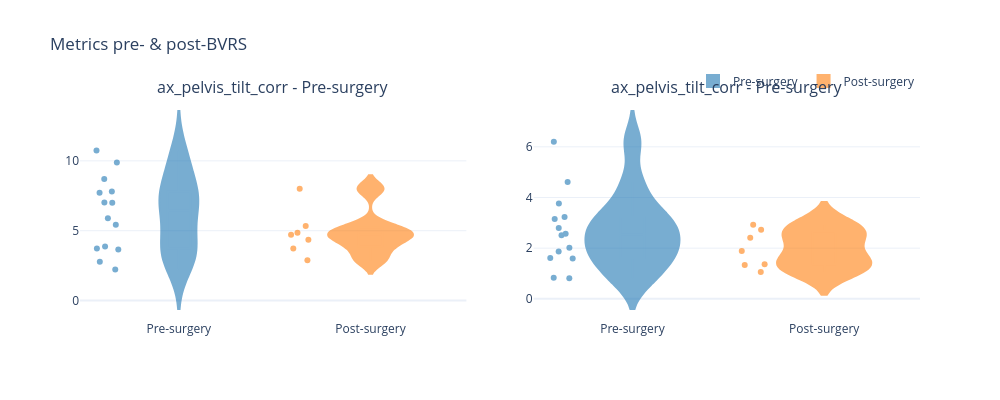

Here is the notebook cell this chart was saved with:
### Code cell
fig = (
    Ensembler(
        in_folder=fld,  channels=channels,
        n_rows=rows,  n_cols=cols,
        str_match=str_match,
        condition_spec=spec,
        events=events)
    .add_subplot(PlotSpec(
        channel="ax_pelvis_tilt_corr",
        condition = "Pre-surgery", companions = ["Post-surgery"],
        row=1, col=1,
        renderer=ViolinRenderer(),
        events=['impact_peak_mean'],)
    )
    .add_subplot(PlotSpec(
        channel="ax_pelvis_tilt_corr",
        condition="Pre-surgery", companions=["Post-surgery"],
        row=1, col=2,
        renderer=ViolinRenderer(),
        events=['loading_rate_mean'])
    )
    .build(title="Metrics pre- & post-BVRS")
)
fig.show()

### Figure 1 — Plotly figure (JSON) as saved in the notebook; plotly's stock layout.template omitted (floating-point values rounded to 4 significant figures)
{"data": [{"bandwidth": 1.418, "box": {"visible": true}, "fillcolor": "#1F77B4", "legendgroup": "Pre-surgery – impact_peak_mean", "line": {"color": "#1F77B4"}, "name": "Pre-surgery", "opacity": 0.6, "points": "all", "showlegend": true, "x": ["Pre-surgery", "Pre-surgery", "Pre-surgery", "Pre-surgery", "Pre-surgery", "Pre-surgery", "Pre-surgery", "Pre-surgery", "Pre-surgery", "Pre-surgery", "Pre-surgery", "Pre-surgery", "Pre-surgery", "Pre-surgery"], "y": [3.657, 9.89, 3.866, 10.73, 5.421, 3.734, 2.783, 7.722, 5.9, 8.701, 7.808, 7.026, 6.996, 2.233], "type": "violin", "xaxis": "x", "yaxis": "y"}, {"bandwidth": 0.4819, "box": {"visible": true}, "fillcolor": "#FF7F0E", "legendgroup": "Post-surgery – impact_peak_mean", "line": {"color": "#FF7F0E"}, "name": "Post-surgery", "opacity": 0.6, "points": "all", "showlegend": true, "x": ["Post-surgery", "Post-surgery", "Post-surgery", "Post-surgery", "Post-surgery", "Post-surgery", "Post-surgery"], "y": [4.855, 2.889, 4.354, 4.711, 8.01, 3.723, 5.339], "type": "violin", "xaxis": "x", "yaxis": "y"}, {"bandwidth": 0.6078, "box": {"visible": true}, "fillcolor": "#1F77B4", "legendgroup": "Pre-surgery – loading_rate_mean", "line": {"color": "#1F77B4"}, "name": "Pre-surgery", "opacity": 0.6, "points": "all", "showlegend": false, "x": ["Pre-surgery", "Pre-surgery", "Pre-surgery", "Pre-surgery", "Pre-surgery", "Pre-surgery", "Pre-surgery", "Pre-surgery", "Pre-surgery", "Pre-surgery", "Pre-surgery", "Pre-surgery", "Pre-surgery", "Pre-surgery"], "y": [1.871, 6.199, 1.615, 4.612, 2.018, 1.589, 0.8294, 3.232, 2.572, 3.76, 2.51, 2.799, 3.155, 0.8136], "type": "violin", "xaxis": "x2", "yaxis": "y2"}, {"bandwidth": 0.45, "box": {"visible": true}, "fillcolor": "#FF7F0E", "legendgroup": "Post-surgery – loading_rate_mean", "line": {"color": "#FF7F0E"}, "name": "Post-surgery", "opacity": 0.6, "points": "all", "showlegend": false, "x": ["Post-surgery", "Post-surgery", "Post-surgery", "Post-surgery", "Post-surgery", "Post-surgery", "Post-surgery"], "y": [2.408, 1.063, 1.363, 1.892, 2.724, 1.339, 2.925], "type": "violin", "xaxis": "x2", "yaxis": "y2"}], "layout": {"xaxis": {"anchor": "y", "domain": [0.0, 0.46], "title": {"text": ""}}, "yaxis": {"anchor": "x", "domain": [0.0, 1.0], "title": {"text": ""}}, "xaxis2": {"anchor": "y2", "domain": [0.54, 1.0], "title": {"text": ""}}, "yaxis2": {"anchor": "x2", "domain": [0.0, 1.0], "title": {"text": ""}}, "annotations": [{"font": {"size": 16}, "showarrow": false, "text": "ax_pelvis_tilt_corr - Pre-surgery", "x": 0.23, "xanchor": "center", "xref": "paper", "y": 1.0, "yanchor": "bottom", "yref": "paper"}, {"font": {"size": 16}, "showarrow": false, "text": "ax_pelvis_tilt_corr - Pre-surgery", "x": 0.77, "xanchor": "center", "xref": "paper", "y": 1.0, "yanchor": "bottom", "yref": "paper"}], "legend": {"orientation": "h", "yanchor": "bottom", "y": 1.02, "xanchor": "right", "x": 1}, "title": {"text": "Metrics pre- & post-BVRS"}, "height": 400, "width": 1000}}
